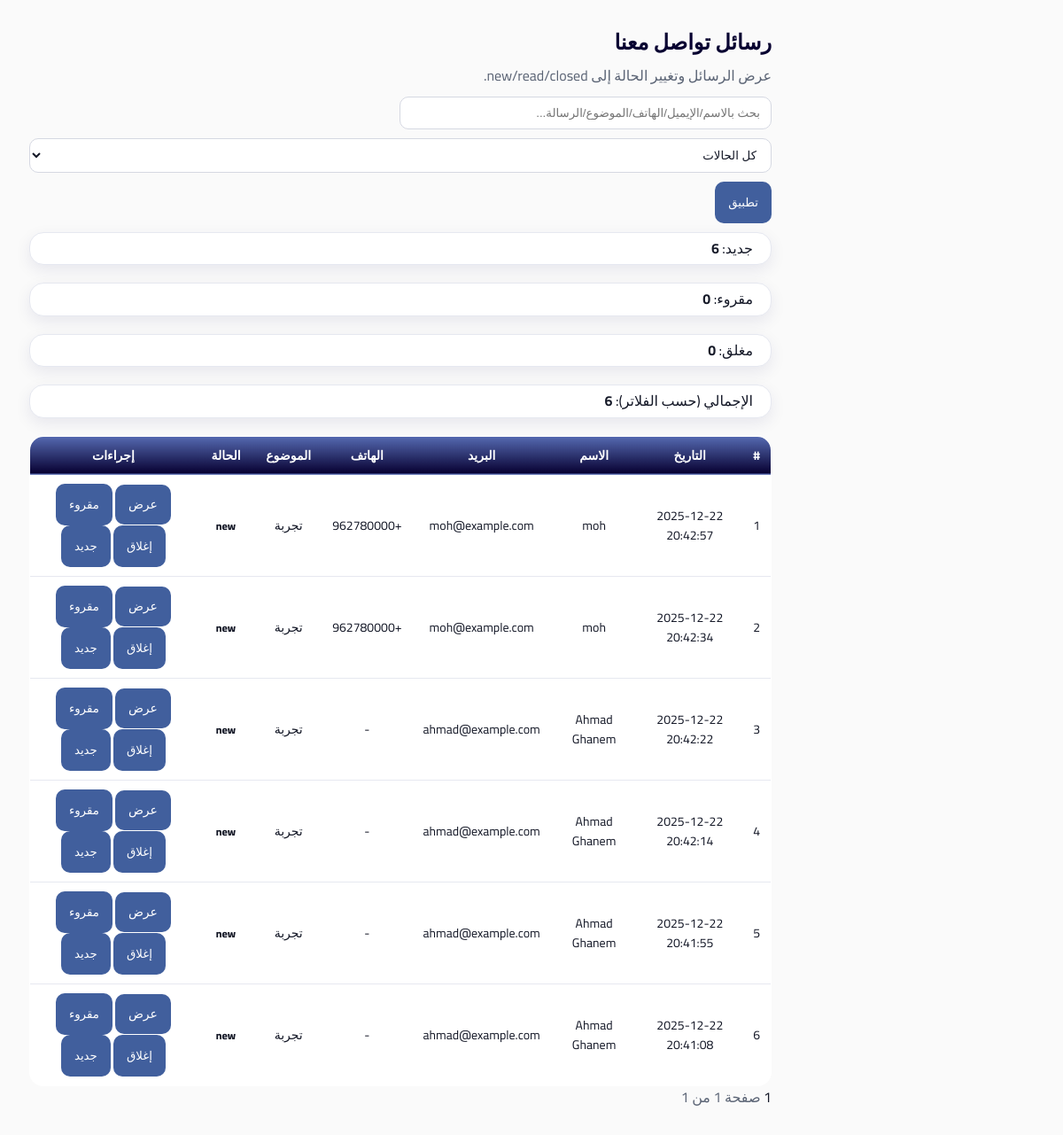
Screenshot of /shared/contact/messages_page.php (signed in) with the database file from the repository.
### tables this page shows
CREATE TABLE `contact_messages` (
  `message_id` int(11) NOT NULL,
  `user_id` int(11) DEFAULT NULL,
  `name` varchar(150) NOT NULL,
  `email` varchar(150) NOT NULL,
  `phone` varchar(10) DEFAULT NULL,
  `subject` varchar(200) NOT NULL,
  `message` text NOT NULL,
  `status` enum('new','read','closed') NOT NULL DEFAULT 'new',
  `created_at` datetime NOT NULL DEFAULT current_timestamp()
);

### shared/contact/messages_page.php (the view, shortened to what this page needs)
<?php
require_once __DIR__ . "/../../config/db.php";
$page_title          = $page_title          ?? 'رسائل تواصل معنا';
function h($v) { return htmlspecialchars((string)$v, ENT_QUOTES, 'UTF-8'); }
$search = trim($_GET['search'] ?? '');
$statusFilter = $_GET['status'] ?? 'all';
$page = (int)($_GET['page'] ?? 1);
$perPage = 20;
$offset = ($page - 1) * $perPage;
$where = " WHERE 1=1 ";
$params = [];
$counts = ['new'=>0,'read'=>0,'closed'=>0];
$stmtC = $pdo->query("SELECT status, COUNT(*) AS c FROM contact_messages GROUP BY status");
foreach ($stmtC->fetchAll(PDO::FETCH_ASSOC) as $r) {
  if (isset($counts[$r['status']])) $counts[$r['status']] = (int)$r['c'];
}
$sqlTotal = "SELECT COUNT(*) FROM contact_messages " . $where;
$stmtT = $pdo->prepare($sqlTotal);
$stmtT->execute($params);
$total = (int)$stmtT->fetchColumn();
$totalPages = (int)ceil($total / $perPage);
$sqlList = "
  SELECT message_id, user_id, name, email, phone, subject, status, created_at
  FROM contact_messages
  {$where}
  ORDER BY created_at DESC
  LIMIT ? OFFSET ?
";
$stmtL = $pdo->prepare($sqlList);
$idx = 1;
$stmtL->bindValue($idx, (int)$perPage, PDO::PARAM_INT);
$idx++;
$stmtL->bindValue($idx, (int)$offset, PDO::PARAM_INT);
$stmtL->execute();
$rows = $stmtL->fetchAll(PDO::FETCH_ASSOC);
$commonQS = [];
?>
<!DOCTYPE html>
<html lang="ar" dir="rtl">
<head>
  <link rel="stylesheet" href="/mutadarrib/assets/css/admin.css">
      <link rel="stylesheet" href="/mutadarrib/assets/css/lawyers.css"></head>
<body>
<div class="admin-container">
  <div class="wrap">
    <div class="topbar">
      <div>
        <h2><?= h($page_title) ?></h2>
        <div class="muted">عرض الرسائل وتغيير الحالة إلى new/read/closed.</div>
      </div>
      <form method="GET" class="filters">
        <input type="text" name="search" placeholder="بحث بالاسم/الإيميل/الهاتف/الموضوع/الرسالة..." value="<?= h($search) ?>">
        <select name="status">
          <option value="all"   <?= $statusFilter==='all'?'selected':''; ?>>كل الحالات</option>
        </select>
        <button type="submit">تطبيق</button>
      </form>
    </div>
    <div class="summary">
      <div class="card">جديد: <strong><?= (int)$counts['new'] ?></strong></div>
      <div class="card">مقروء: <strong><?= (int)$counts['read'] ?></strong></div>
      <div class="card">مغلق: <strong><?= (int)$counts['closed'] ?></strong></div>
      <div class="card">الإجمالي (حسب الفلاتر): <strong><?= (int)$total ?></strong></div>
    </div>
    <?php if (empty($rows)): ?>
      <p style="margin-top:15px;">لا توجد رسائل.</p>
    <?php else: ?>
      <table>
        <thead>
          <tr>
            <th>#</th>
            <th>التاريخ</th>
            <th>الاسم</th>
            <th>البريد</th>
            <th>الهاتف</th>
            <th>الموضوع</th>
            <th>الحالة</th>
            <th>إجراءات</th>
          </tr>
        </thead>
        <tbody>
        <?php foreach ($rows as $i => $r): ?>
          <?php
            $id = (int)$r['message_id'];
            $badge = $r['status']==='new'
              ? '<span class="badge b-new">new</span>'
              : ($r['status']==='read'
                ? '<span class="badge b-read">read</span>'
                : '<span class="badge b-closed">closed</span>'
              );
            $viewQS = array_merge($commonQS, ['view'=>$id, 'page'=>$page]);
          ?>
          <tr>
            <td><?= (int)($offset + $i + 1) ?></td>
            <td><?= h($r['created_at']) ?></td>
            <td><?= h($r['name']) ?></td>
            <td><?= h($r['email']) ?></td>
            <td><?= h($r['phone'] ?? '-') ?></td>
            <td><?= h($r['subject']) ?></td>
            <td><?= $badge ?></td>
            <td>
              <a class="btn btn-view" href="?<?= h(http_build_query($viewQS)) ?>">عرض</a>
              <form method="POST" style="display:inline;">
                <button class="btn btn-read" type="submit">مقروء</button>
              </form>
              <form method="POST" style="display:inline;">
                <button class="btn btn-close" type="submit">إغلاق</button>
              </form>
              <form method="POST" style="display:inline;">
                <button class="btn btn-new" type="submit">جديد</button>
              </form>
            </td>
          </tr>
        <?php endforeach; ?>
        </tbody>
      </table>
      <div class="pager">
        <?php
          $mk = function($p) use ($commonQS) {
            return "?" . http_build_query(array_merge($commonQS, ['page'=>$p]));
          };
        ?>
        <?php
          $start = max(1, $page - 2);
          $end   = min($totalPages, $page + 2);
          for ($p=$start; $p<=$end; $p++):
        ?>
          <a class="<?= $p===$page?'active':''; ?>" href="<?= h($mk($p)) ?>"><?= $p ?></a>
        <?php endfor; ?>
        <span class="muted">صفحة <?= (int)$page ?> من <?= (int)$totalPages ?></span>
      </div>
    <?php endif; ?>
  </div>
</div>
</body>
</html>

### assets/css/admin.css (style rules this page uses)
.admin-container { padding: 18px; }
@media (min-width: 992px) { .admin-container { margin-right: calc(var(--sidebar-w) + 16px); } }
form[method="GET"], form.filter-row { display: flex; gap: 10px; flex-wrap: wrap; align-items: center; margin: 10px 0; }
form[method="GET"] input[type="text"], form.filter-row input[type="text"] { width: min(420px, 100%); }
.wrap { padding: 15px; }

### assets/css/lawyers.css (style rules this page uses)
.badge { padding:3px 10px; border-radius:12px; font-size:12px; display:inline-block; }
.badge { padding: 3px 10px; border-radius: 12px; font-size: 12px; display: inline-block; }

### assets/css/theme.css (style rules this page uses)
:root { --bg: #fafafa; --surface: #ffffff; --primary: #415f9d; --primary-700: #314a83; --primary-800: #283f74; --ink: #070031; --text: #141827; --muted: #5b6475; --border: #e6e8f0; --border-strong: #d5d8e2; --shadow: 0 10px 30px rgba(12, 0, 90, 0.10); --shadow-sm: 0 6px 18px rgba(12, 0, 90, 0.08); --radius: 16px; --radius-sm: 12px; --radius-xs: 10px; --header-h: 64px; --sidebar-w: 280px; --container: 1200px; }
* { box-sizing: border-box; }
html, body { height: 100%; }
body { margin: 0; font-family: 'Cairo', system-ui, -apple-system, 'Segoe UI', Arial, sans-serif; background: var(--bg); color: var(--text); direction: rtl; line-height: 1.6; }
a { color: inherit; text-decoration: none; }
h1, h2, h3, h4 { color: var(--ink); margin: 0 0 10px 0; line-height: 1.25; }
.muted { color: var(--muted); }
:where(input, select, textarea) { width: 100%; padding: 10px 12px; border-radius: var(--radius-xs); border: 1px solid var(--border-strong); background: var(--surface); color: var(--text); outline: none; }
:where(input, select, textarea):focus { border-color: rgba(65, 95, 157, 0.55); box-shadow: 0 0 0 4px rgba(65, 95, 157, 0.12); }
button { font-family: inherit; }
.btn, button { display: inline-flex; align-items: center; justify-content: center; gap: 8px; padding: 10px 14px; border-radius: var(--radius-xs); border: 1px solid transparent; background: var(--primary); color: #fff; cursor: pointer; transition: transform .08s ease, box-shadow .18s ease, background .18s ease, border-color .18s ease, opacity .18s ease; }
.card { background: var(--surface); border-radius: var(--radius); border: 1px solid var(--border); box-shadow: var(--shadow-sm); padding: 5px 20px; margin-bottom: 20px; }
.table, table { width: 100%; border-collapse: collapse; background: var(--surface); border: 1px solid var(--border); border-radius: var(--radius); overflow: hidden; }
.table th, .table td, table th, table td { padding: 10px 12px; text-align: center; border-bottom: 1px solid var(--border); vertical-align: middle; font-size: 14px; }
.table thead th, table thead th { background: linear-gradient(0deg, #070031, #556ab1); color: #fff; border-bottom: 1px solid rgba(255,255,255,0.18); }
.badge { display: inline-flex; align-items: center; justify-content: center; padding: 4px 10px; border-radius: 999px; font-size: 12px; font-weight: 700; }
:where(a, button, input, select, textarea):focus-visible { outline: 3px solid rgba(65, 95, 157, 0.35); outline-offset: 2px; }
.badge { display: inline-flex; align-items: center; justify-content: center; padding: 4px 10px; border-radius: 999px; font-size: 12px; font-weight: 800; }

### rows the page displays
contact_messages: i "1", created_at "2025-12-22 20:42:57", name "moh", email "moh@example.com", phone "+962780000", subject "تجربة", status "new"
contact_messages: i "2", created_at "2025-12-22 20:42:34", name "moh", email "moh@example.com", phone "+962780000", subject "تجربة", status "new"
contact_messages: i "3", created_at "2025-12-22 20:42:22", name "Ahmad Ghanem", email "ahmad@example.com", phone "-", subject "تجربة", status "new"
contact_messages: i "4", created_at "2025-12-22 20:42:14", name "Ahmad Ghanem", email "ahmad@example.com", phone "-", subject "تجربة", status "new"
contact_messages: i "5", created_at "2025-12-22 20:41:55", name "Ahmad Ghanem", email "ahmad@example.com", phone "-", subject "تجربة", status "new"
contact_messages: i "6", created_at "2025-12-22 20:41:08", name "Ahmad Ghanem", email "ahmad@example.com", phone "-", subject "تجربة", status "new"

### other values shown
$page_title "رسائل تواصل معنا"
$counts['new'] "6"
$counts['read'] "0"
$counts['closed'] "0"
$total "6"
$totalPages "1"
